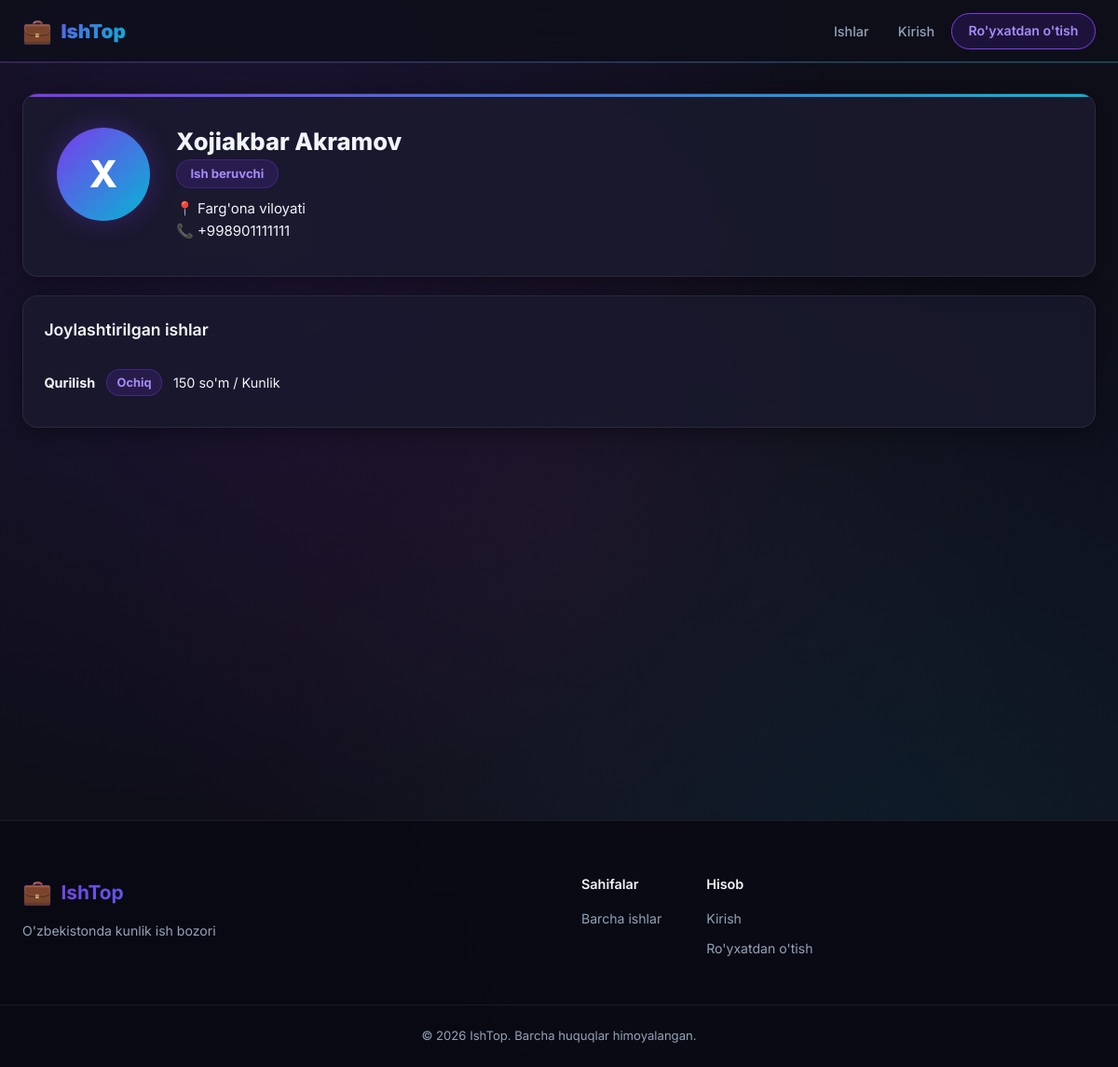
Screenshot of /accounts/profil/6/ with the database file from the repository.
### accounts/models.py (models this page shows, shortened)
class UserProfile(models.Model):
    user = models.OneToOneField(User, on_delete=models.CASCADE, related_name='profile')
    role = models.CharField(max_length=20, choices=ROLES, default='worker')
    avatar = models.ImageField(upload_to='avatars/', blank=True, null=True)
    region = models.CharField(max_length=50, choices=REGIONS, blank=True)
    bio = models.TextField(blank=True, max_length=500)
    phone = models.CharField(max_length=20, blank=True)
    created_at = models.DateTimeField(auto_now_add=True)
    def average_rating(self):
        from ratings.models import Rating
        ratings = Rating.objects.filter(worker=self.user)
        if ratings.exists():
            return round(sum(r.score for r in ratings) / ratings.count(), 1)
        return None
    def get_region_display_name(self):
        for key, val in REGIONS:
            if key == self.region:
                return val
        return ''

### jobs/models.py (models this page shows, shortened)
class Job(models.Model):
    employer = models.ForeignKey(User, on_delete=models.CASCADE, related_name='posted_jobs')
    title = models.CharField(max_length=200)
    description = models.TextField()
    category = models.CharField(max_length=50, choices=JOB_CATEGORIES, default='boshqa')
    salary = models.DecimalField(max_digits=12, decimal_places=0, help_text="So'mda")
    salary_type = models.CharField(max_length=20, choices=[('kunlik', 'Kunlik'), ('soatlik', 'Soatlik'), ('loyiha', 'Loyiha')], default='kunlik')
    region = models.CharField(max_length=50, choices=REGIONS, default='toshkent_shahar')
    address = models.CharField(max_length=300)
    lat = models.FloatField(null=True, blank=True)
    lng = models.FloatField(null=True, blank=True)
    image = models.ImageField(upload_to='job_images/', blank=True, null=True)
    workers_needed = models.PositiveIntegerField(default=1)
    status = models.CharField(max_length=20, choices=JOB_STATUS, default='ochiq')
    work_date = models.DateField(null=True, blank=True)
    created_at = models.DateTimeField(auto_now_add=True)
    updated_at = models.DateTimeField(auto_now=True)
    class Meta:
        ordering = ['-created_at']
    def get_salary_display_text(self):
        salary = f"{int(self.salary):,}".replace(',', ' ')
        return f"{salary} so'm / {self.get_salary_type_display()}"

### accounts/views.py (the view)
# urls.py: path('profil/<int:pk>/', views.profile_view, name='profile'),
def profile_view(request, pk):
    profile_user = get_object_or_404(User, pk=pk)
    profile, _ = UserProfile.objects.get_or_create(
        user=profile_user,
        defaults={'role': 'worker'}
    )
    ratings = Rating.objects.filter(worker=profile_user).select_related('employer', 'job')
    avg = profile.average_rating()
    posted_jobs = profile_user.posted_jobs.all()[:5] if profile.role == 'employer' else None
    applied_jobs = profile_user.applications.select_related('job').all()[:5] if profile.role == 'worker' else None
    return render(request, 'accounts/profile.html', {
        'profile_user': profile_user,
        'profile': profile,
        'ratings': ratings,
        'avg': avg,
        'posted_jobs': posted_jobs,
        'applied_jobs': applied_jobs,
        'is_own': request.user.is_authenticated and request.user == profile_user,
    })

### templates/accounts/profile.html (shortened to what this page needs)
{% extends 'base.html' %}
{% block content %}
<div class="container profile-layout">
    <div class="profile-main">
        <div class="profile-hero-card">
            {% if profile.avatar %}
            <img src="{{ profile.avatar.url }}" class="profile-avatar" alt="">
            {% else %}
            <div class="profile-avatar-placeholder">{{ profile_user.first_name|first|upper }}</div>
            {% endif %}
            <div class="profile-hero-info">
                <h1>{{ profile_user.get_full_name|default:profile_user.username }}</h1>
                <p class="profile-role-badge role-{{ profile.role }}">{{ profile.get_role_display }}</p>
                {% if profile.region %}
                <p>📍 {{ profile.get_region_display_name }}</p>
                {% endif %}
                {% if profile.phone %}
                <p>📞 {{ profile.phone }}</p>
                {% endif %}
            </div>
        </div>
        {% if posted_jobs %}
        <div class="profile-section-card">
            <h3>Joylashtirilgan ishlar</h3>
            <div class="jobs-list">
                {% for job in posted_jobs %}
                <a href="{% url 'job_detail' job.pk %}" class="mini-job-card">
                    <strong>{{ job.title }}</strong>
                    <span class="job-status status-{{ job.status }}">{{ job.get_status_display }}</span>
                    <span>{{ job.get_salary_display_text }}</span>
                </a>
                {% endfor %}
            </div>
        </div>
        {% endif %}
    </div>
</div>
{% endblock %}

### static/css/main.css (style rules this page uses)
:root { --primary: #7c3aed; --primary-dark: #6d28d9; --primary-light: #ede9fe; --secondary: #06b6d4; --accent: #f59e0b; --accent2: #ec4899; --bg: #0f0f1a; --bg-card: #1a1a2e; --bg-card2: #16213e; --border: rgba(255,255,255,0.08); --border-glow: rgba(124,58,237,0.4); --text: #f1f5f9; --text-muted: #94a3b8; --text-light: #64748b; --success: #10b981; --danger: #ef4444; --warning: #f59e0b; --info: #06b6d4; --radius: 16px; --radius-sm: 10px; --radius-xs: 6px; --shadow: 0 4px 24px rgba(0,0,0,0.4); --shadow-glow: 0 0 40px rgba(124,58,237,0.2); --shadow-hover: 0 8px 40px rgba(0,0,0,0.5), 0 0 20px rgba(124,58,237,0.15); --nav-height: 68px; --font: 'Inter', system-ui, -apple-system, sans-serif; --transition: .25s cubic-bezier(.4,0,.2,1); --gradient-1: linear-gradient(135deg, #7c3aed, #06b6d4); --gradient-2: linear-gradient(135deg, #ec4899, #f59e0b); --gradient-hero: linear-gradient(135deg, #0f0717 0%, #1a0a2e 40%, #0a1628 100%); }
*, *::before, *::after { box-sizing: border-box; margin: 0; padding: 0; }
html { scroll-behavior: smooth; }
body { font-family: var(--font); background: var(--bg); color: var(--text); line-height: 1.6; font-size: 15px; -webkit-font-smoothing: antialiased; min-height: 100vh; }
a { color: inherit; text-decoration: none; }
h1 { font-size: clamp(1.8rem, 4vw, 2.6rem); font-weight: 800; line-height: 1.15; }
h3 { font-size: 1.1rem; font-weight: 600; }
body::before { content: ''; position: fixed; top: 0; left: 0; right: 0; bottom: 0; background: radial-gradient(ellipse at 20% 20%, rgba(124,58,237,0.12) 0%, transparent 50%), radial-gradient(ellipse at 80% 80%, rgba(6,182,212,0.08) 0%, transparent 50%), radial-gradient(ellipse at 50% 50%, rgba(236,72,153,0.05) 0%, transparent 60%); pointer-events: none; z-index: 0; }
.container { max-width: 1280px; margin: 0 auto; padding: 0 1.5rem; }
.jobs-list { display: flex; flex-direction: column; gap: .85rem; }
.status-ochiq { background: rgba(124,58,237,0.15); color: #a78bfa; padding: .2rem .65rem; border-radius: 20px; font-size: .8rem; font-weight: 700; border: 1px solid rgba(124,58,237,0.35); }
.profile-layout { padding: 2rem 1.5rem 4rem; }
.profile-hero-card { background: rgba(26,26,46,0.85); border: 1px solid var(--border); border-radius: var(--radius); padding: 2.25rem; display: flex; align-items: flex-start; gap: 1.75rem; margin-bottom: 1.25rem; box-shadow: var(--shadow); position: relative; overflow: hidden; backdrop-filter: blur(12px); }
.profile-hero-card::before { content: ''; position: absolute; top: 0; left: 0; right: 0; height: 3px; background: var(--gradient-1); }
.profile-avatar-placeholder { width: 100px; height: 100px; border-radius: 50%; background: var(--gradient-1); color: #fff; display: flex; align-items: center; justify-content: center; font-weight: 800; font-size: 2.5rem; flex-shrink: 0; box-shadow: 0 0 30px rgba(124,58,237,0.3); }
.profile-hero-info { flex: 1; }
.profile-hero-info h1 { font-size: 1.6rem; margin-bottom: .3rem; }
.profile-role-badge { display: inline-block; border-radius: 20px; padding: .25rem .9rem; font-size: .82rem; font-weight: 700; margin-bottom: .6rem; }
.role-employer { background: rgba(124,58,237,0.15); color: #a78bfa; border: 1px solid rgba(124,58,237,0.3); }
.profile-section-card { background: rgba(26,26,46,0.8); border: 1px solid var(--border); border-radius: var(--radius); padding: 1.4rem; margin-bottom: 1rem; box-shadow: var(--shadow); backdrop-filter: blur(8px); }
.profile-section-card h3 { margin-bottom: 1.1rem; }
.mini-job-card { display: flex; align-items: center; gap: .75rem; padding: .65rem 0; border-bottom: 1px solid var(--border); font-size: .9rem; flex-wrap: wrap; }
.mini-job-card:last-child { border-bottom: none; }

### rows the page displays
UserProfile: role "Ish beruvchi", get_region_display_name "Farg'ona viloyati", phone "+998901111111"
Job: title "Qurilish", status "Ochiq", get_salary_display_text "150 so'm / Kunlik"

### other values shown
{{ profile_user.first_name|first|upper }} "X"
{{ profile_user.get_full_name|default:profile_user.username }} "Xojiakbar Akramov"
